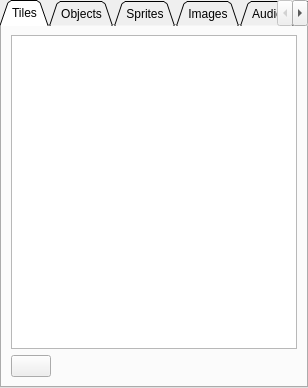
<?xml version="1.0" encoding="UTF-8"?>
<ui version="4.0">
 <class>ResourceTab</class>
 <widget class="QTabWidget" name="ResourceTab">
  <property name="geometry">
   <rect>
    <x>0</x>
    <y>0</y>
    <width>308</width>
    <height>388</height>
   </rect>
  </property>
  <property name="sizePolicy">
   <sizepolicy hsizetype="Preferred" vsizetype="Expanding">
    <horstretch>0</horstretch>
    <verstretch>0</verstretch>
   </sizepolicy>
  </property>
  <property name="minimumSize">
   <size>
    <width>0</width>
    <height>0</height>
   </size>
  </property>
  <property name="maximumSize">
   <size>
    <width>16777215</width>
    <height>16777215</height>
   </size>
  </property>
  <property name="windowTitle">
   <string>TabWidget</string>
  </property>
  <property name="tabPosition">
   <enum>QTabWidget::North</enum>
  </property>
  <property name="tabShape">
   <enum>QTabWidget::Triangular</enum>
  </property>
  <property name="currentIndex">
   <number>0</number>
  </property>
  <widget class="QWidget" name="tilesTab">
   <attribute name="title">
    <string>Tiles</string>
   </attribute>
   <layout class="QVBoxLayout" name="verticalLayout">
    <item>
     <widget class="TileSelectorView" name="tileSelector">
      <property name="dragMode">
       <enum>QGraphicsView::RubberBandDrag</enum>
      </property>
     </widget>
    </item>
    <item>
     <layout class="QHBoxLayout" name="horizontalLayout_5">
      <item>
       <widget class="QPushButton" name="selectTilesetButton">
        <property name="text">
         <string/>
        </property>
        <property name="icon">
         <iconset resource="../Icons.qrc">
          <normaloff>:/Icons/Icons/new.png</normaloff>:/Icons/Icons/new.png</iconset>
        </property>
       </widget>
      </item>
      <item>
       <spacer name="horizontalSpacer">
        <property name="orientation">
         <enum>Qt::Horizontal</enum>
        </property>
        <property name="sizeHint" stdset="0">
         <size>
          <width>40</width>
          <height>20</height>
         </size>
        </property>
       </spacer>
      </item>
     </layout>
    </item>
   </layout>
  </widget>
  <widget class="QWidget" name="objectsTab">
   <attribute name="title">
    <string>Objects</string>
   </attribute>
   <layout class="QVBoxLayout" name="verticalLayout_2">
    <item>
     <widget class="QTreeWidget" name="objectSelector">
      <attribute name="headerVisible">
       <bool>false</bool>
      </attribute>
      <column>
       <property name="text">
        <string notr="true">1</string>
       </property>
      </column>
     </widget>
    </item>
    <item>
     <layout class="QHBoxLayout" name="horizontalLayout_4">
      <item>
       <widget class="QPushButton" name="addObjectButton">
        <property name="text">
         <string/>
        </property>
        <property name="icon">
         <iconset resource="../Icons.qrc">
          <normaloff>:/Icons/Icons/addvalue.png</normaloff>:/Icons/Icons/addvalue.png</iconset>
        </property>
       </widget>
      </item>
      <item>
       <widget class="QPushButton" name="editObjectButton">
        <property name="text">
         <string/>
        </property>
        <property name="icon">
         <iconset resource="../Icons.qrc">
          <normaloff>:/Icons/Icons/pencil.png</normaloff>:/Icons/Icons/pencil.png</iconset>
        </property>
       </widget>
      </item>
      <item>
       <widget class="QPushButton" name="deleteObjectButton">
        <property name="text">
         <string/>
        </property>
        <property name="icon">
         <iconset resource="../Icons.qrc">
          <normaloff>:/Icons/Icons/removevalue.png</normaloff>:/Icons/Icons/removevalue.png</iconset>
        </property>
       </widget>
      </item>
      <item>
       <spacer name="horizontalSpacer_2">
        <property name="orientation">
         <enum>Qt::Horizontal</enum>
        </property>
        <property name="sizeHint" stdset="0">
         <size>
          <width>40</width>
          <height>20</height>
         </size>
        </property>
       </spacer>
      </item>
     </layout>
    </item>
   </layout>
  </widget>
  <widget class="QWidget" name="spritesTab">
   <attribute name="title">
    <string>Sprites</string>
   </attribute>
   <layout class="QVBoxLayout" name="verticalLayout_3">
    <item>
     <widget class="QListWidget" name="spriteSelector"/>
    </item>
    <item>
     <layout class="QHBoxLayout" name="horizontalLayout">
      <item>
       <widget class="QPushButton" name="addSpriteButton">
        <property name="text">
         <string/>
        </property>
        <property name="icon">
         <iconset resource="../Icons.qrc">
          <normaloff>:/Icons/Icons/addvalue.png</normaloff>:/Icons/Icons/addvalue.png</iconset>
        </property>
       </widget>
      </item>
      <item>
       <widget class="QPushButton" name="editSpriteButton">
        <property name="text">
         <string/>
        </property>
        <property name="icon">
         <iconset resource="../Icons.qrc">
          <normaloff>:/Icons/Icons/pencil.png</normaloff>:/Icons/Icons/pencil.png</iconset>
        </property>
       </widget>
      </item>
      <item>
       <widget class="QPushButton" name="deleteSpriteButton">
        <property name="text">
         <string/>
        </property>
        <property name="icon">
         <iconset resource="../Icons.qrc">
          <normaloff>:/Icons/Icons/removevalue.png</normaloff>:/Icons/Icons/removevalue.png</iconset>
        </property>
       </widget>
      </item>
      <item>
       <spacer name="horizontalSpacer_3">
        <property name="orientation">
         <enum>Qt::Horizontal</enum>
        </property>
        <property name="sizeHint" stdset="0">
         <size>
          <width>40</width>
          <height>20</height>
         </size>
        </property>
       </spacer>
      </item>
     </layout>
    </item>
   </layout>
  </widget>
  <widget class="QWidget" name="imagesTab">
   <attribute name="title">
    <string>Images</string>
   </attribute>
   <layout class="QVBoxLayout" name="verticalLayout_4">
    <item>
     <widget class="QListWidget" name="imageSelector">
      <property name="frameShape">
       <enum>QFrame::WinPanel</enum>
      </property>
      <property name="dragDropMode">
       <enum>QAbstractItemView::NoDragDrop</enum>
      </property>
      <property name="defaultDropAction">
       <enum>Qt::IgnoreAction</enum>
      </property>
      <property name="iconSize">
       <size>
        <width>100</width>
        <height>100</height>
       </size>
      </property>
      <property name="movement">
       <enum>QListView::Static</enum>
      </property>
      <property name="viewMode">
       <enum>QListView::IconMode</enum>
      </property>
      <property name="uniformItemSizes">
       <bool>false</bool>
      </property>
     </widget>
    </item>
    <item>
     <layout class="QHBoxLayout" name="horizontalLayout_2">
      <item>
       <widget class="QPushButton" name="addImageButton">
        <property name="text">
         <string/>
        </property>
        <property name="icon">
         <iconset resource="../Icons.qrc">
          <normaloff>:/Icons/Icons/addvalue.png</normaloff>:/Icons/Icons/addvalue.png</iconset>
        </property>
       </widget>
      </item>
      <item>
       <widget class="QPushButton" name="viewImageButton">
        <property name="text">
         <string/>
        </property>
        <property name="icon">
         <iconset resource="../Icons.qrc">
          <normaloff>:/Icons/Icons/zoomin.png</normaloff>:/Icons/Icons/zoomin.png</iconset>
        </property>
       </widget>
      </item>
      <item>
       <widget class="QPushButton" name="deleteImageButton">
        <property name="text">
         <string/>
        </property>
        <property name="icon">
         <iconset resource="../Icons.qrc">
          <normaloff>:/Icons/Icons/removevalue.png</normaloff>:/Icons/Icons/removevalue.png</iconset>
        </property>
       </widget>
      </item>
      <item>
       <spacer name="horizontalSpacer_5">
        <property name="orientation">
         <enum>Qt::Horizontal</enum>
        </property>
        <property name="sizeHint" stdset="0">
         <size>
          <width>40</width>
          <height>20</height>
         </size>
        </property>
       </spacer>
      </item>
     </layout>
    </item>
   </layout>
  </widget>
  <widget class="QWidget" name="audioTab">
   <attribute name="title">
    <string>Audio</string>
   </attribute>
  </widget>
  <widget class="QWidget" name="triggerTab">
   <attribute name="title">
    <string>Triggers</string>
   </attribute>
  </widget>
  <widget class="QWidget" name="linksTab">
   <attribute name="title">
    <string>Links</string>
   </attribute>
   <layout class="QVBoxLayout" name="verticalLayout_5">
    <item>
     <widget class="QColumnView" name="linkSelector"/>
    </item>
    <item>
     <layout class="QHBoxLayout" name="horizontalLayout_3">
      <item>
       <widget class="QPushButton" name="addLinkButton">
        <property name="text">
         <string/>
        </property>
        <property name="icon">
         <iconset resource="../Icons.qrc">
          <normaloff>:/Icons/Icons/addvalue.png</normaloff>:/Icons/Icons/addvalue.png</iconset>
        </property>
       </widget>
      </item>
      <item>
       <widget class="QPushButton" name="editLinkButton">
        <property name="text">
         <string/>
        </property>
        <property name="icon">
         <iconset resource="../Icons.qrc">
          <normaloff>:/Icons/Icons/pencil.png</normaloff>:/Icons/Icons/pencil.png</iconset>
        </property>
       </widget>
      </item>
      <item>
       <widget class="QPushButton" name="deleteLinkButton">
        <property name="text">
         <string/>
        </property>
        <property name="icon">
         <iconset resource="../Icons.qrc">
          <normaloff>:/Icons/Icons/removevalue.png</normaloff>:/Icons/Icons/removevalue.png</iconset>
        </property>
       </widget>
      </item>
      <item>
       <spacer name="horizontalSpacer_4">
        <property name="orientation">
         <enum>Qt::Horizontal</enum>
        </property>
        <property name="sizeHint" stdset="0">
         <size>
          <width>40</width>
          <height>20</height>
         </size>
        </property>
       </spacer>
      </item>
     </layout>
    </item>
   </layout>
  </widget>
 </widget>
 <customwidgets>
  <customwidget>
   <class>TileSelectorView</class>
   <extends>QGraphicsView</extends>
   <header>../TGL/ResourceTab/TileSelectorView.h</header>
  </customwidget>
 </customwidgets>
 <resources>
  <include location="../Icons.qrc"/>
 </resources>
 <connections>
  <connection>
   <sender>imageSelector</sender>
   <signal>itemDoubleClicked(QListWidgetItem*)</signal>
   <receiver>viewImageButton</receiver>
   <slot>click()</slot>
   <hints>
    <hint type="sourcelabel">
     <x>133</x>
     <y>146</y>
    </hint>
    <hint type="destinationlabel">
     <x>133</x>
     <y>315</y>
    </hint>
   </hints>
  </connection>
  <connection>
   <sender>spriteSelector</sender>
   <signal>itemDoubleClicked(QListWidgetItem*)</signal>
   <receiver>editSpriteButton</receiver>
   <slot>click()</slot>
   <hints>
    <hint type="sourcelabel">
     <x>145</x>
     <y>174</y>
    </hint>
    <hint type="destinationlabel">
     <x>145</x>
     <y>343</y>
    </hint>
   </hints>
  </connection>
  <connection>
   <sender>objectSelector</sender>
   <signal>itemDoubleClicked(QTreeWidgetItem*,int)</signal>
   <receiver>editObjectButton</receiver>
   <slot>click()</slot>
   <hints>
    <hint type="sourcelabel">
     <x>145</x>
     <y>174</y>
    </hint>
    <hint type="destinationlabel">
     <x>145</x>
     <y>343</y>
    </hint>
   </hints>
  </connection>
 </connections>
</ui>
